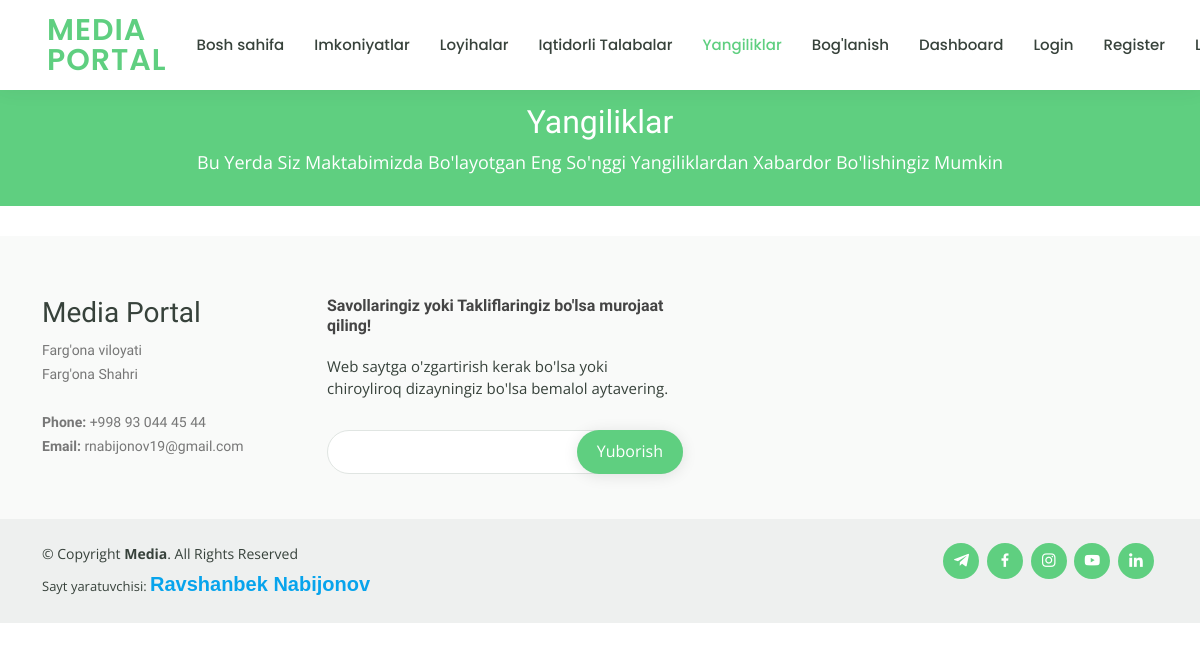
The page /news/ (signed in) on the database as committed earlier.
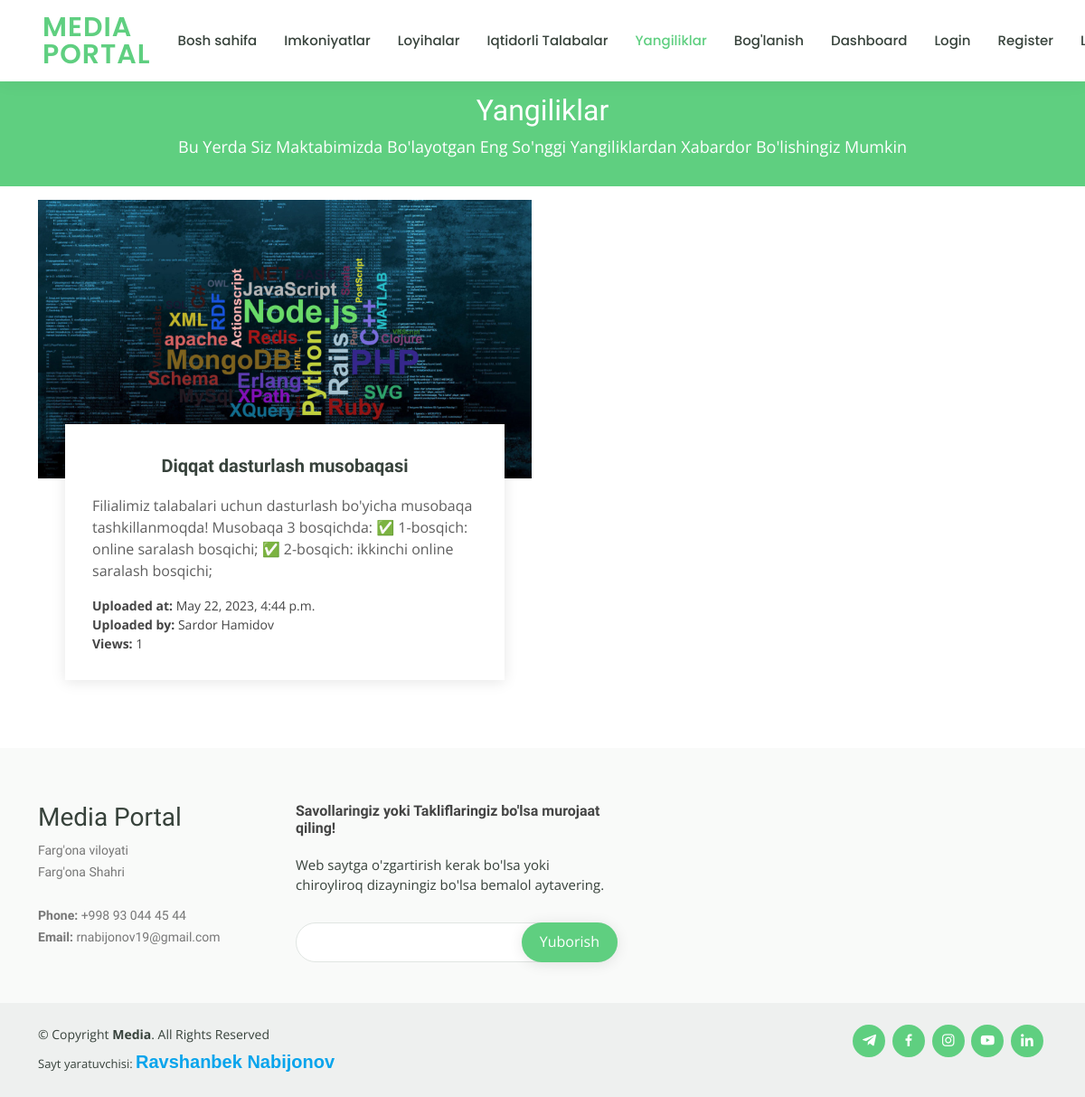
The same page on the database as committed later.
### main/models.py (models this page shows, shortened)
class News(models.Model):
    class Meta:
        verbose_name = 'Yangilik'
        verbose_name_plural = "Yangiliklar"
    name = models.CharField(max_length=80, verbose_name='nomi')
    shortly_description = models.TextField(max_length=200, verbose_name='qisqacha izoh')
    image = models.ImageField(upload_to='news/', verbose_name="rasm")
    description = RichTextUploadingField(verbose_name="Izoh")
    uploaded_by = models.CharField(max_length=60, verbose_name="Yuklovchi shaxs")
    viewers = models.ManyToManyField(User, blank=True, verbose_name="Ko'ruvchilar")
    created_at = models.DateTimeField(auto_now_add=True)
    @admin.display(description="Ko'rishlar soni")
    def get_number_of_views(self):
        return self.viewers.count()

### main/views.py (the view)
# urls.py: path('news/', news_view, name='news'),
@login_required(login_url='login')
def news_view(request):
    news = News.objects.all().order_by('-created_at')
    context = {
        'active_section': 'news',
        'news': news,
    }
    return render(request, 'news.html', context)

### templates/news.html (shortened to what this page needs)
{% extends 'main/base.html' %}
{% load static %}
  {% block content %}
    <main id="main">
      <div class="breadcrumbs" data-aos="fade-in">
        <div class="container">
          <h2>Yangiliklar</h2>
          <p style="font-size: 18px">Bu Yerda Siz Maktabimizda Bo'layotgan Eng So'nggi Yangiliklardan Xabardor Bo'lishingiz Mumkin </p>
        </div>
      </div>
      <section id="events" class="events">
        <div class="container" data-aos="fade-up">
          <div class="row">
            {% for data in news %}
              <div class="col-md-6 d-flex align-items-stretch">
                <div class="card">
                  <div class="card-img">
                    <img src="{{ data.image.url }}" alt="...">
                  </div>
                  <div class="card-body">
                    <h5 class="card-title"><a href="{% url 'detail_news' pk=data.id %}">{{ data.name }}</a></h5>
                    <p class="card-text">
                      {{ data.shortly_description }}
                    </p>
                    <small><b>Uploaded at: </b>{{ data.created_at }}</small><br>
                    <small><b>Uploaded by: </b>{{ data.uploaded_by }}</small><br>
                    <small><b>Views: </b>{{ data.get_number_of_views }}</small>
                  </div>
                </div>
              </div>
            {% endfor %}
          </div>
        </div>
      </section>
    </main>
  {% endblock content %}

Rows that differ between the two databases and show on the page:
added News: image (picture), name "Diqqat dasturlash musobaqasi", shortly_description "Filialimiz talabalari uchun dasturlash bo'yicha musobaqa tashkillanmoqda! Musobaqa 3 bosqichda: ✅ 1-bosqich: online saralash bosqichi; ✅ 2-bosqich: ikkinchi online saralash bosqichi;", created_at "May 22, 2023, 4:44 p.m.", uploaded_by "Sardor Hamidov", get_number_of_views "1"
